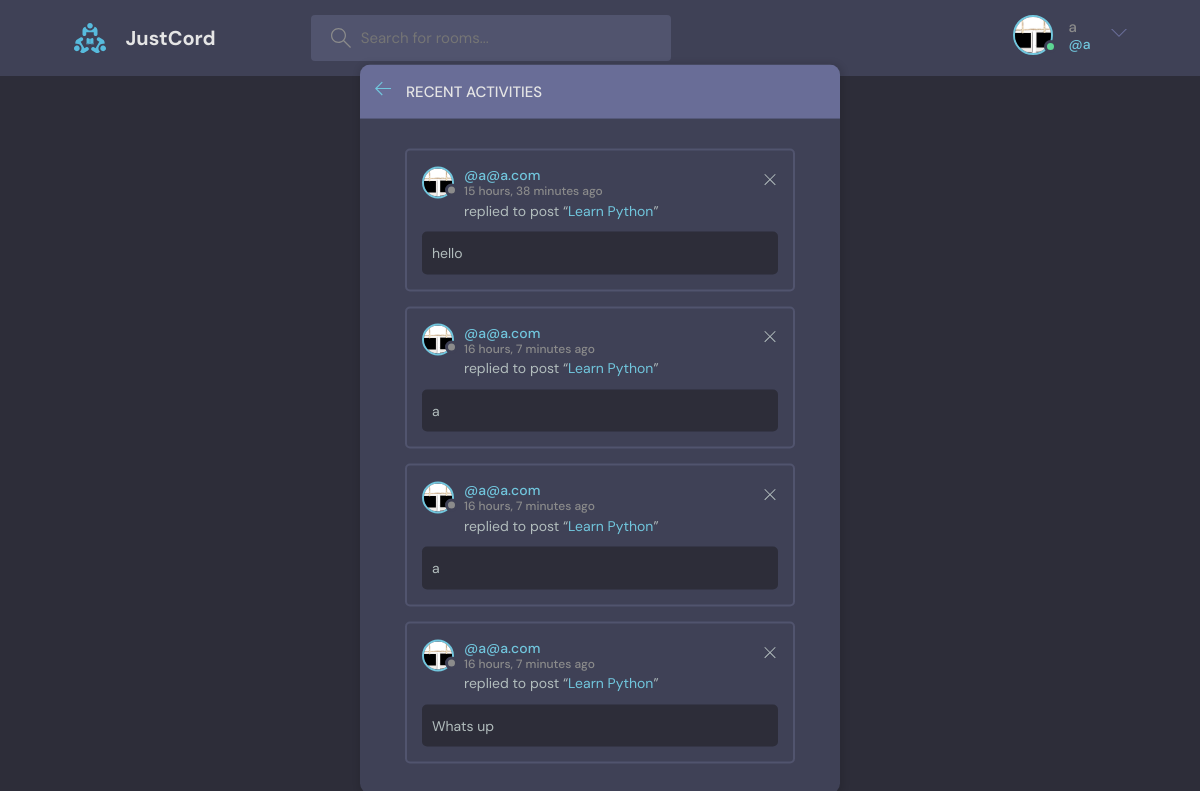
The app's page /activity (signed in) with its own data.
### base/models.py (models this page shows, shortened)
class User(AbstractUser):
    name = models.CharField(max_length=200, null=True)
    email = models.EmailField(unique=True, null=True)
    bio = models.TextField(null=True)
    avatar = models.ImageField(null=True, default='avatar.svg')
    USERNAME_FIELD = 'email'
    REQUIRED_FIELDS = []

class Message(models.Model):
    user = models.ForeignKey(User, on_delete=models.CASCADE)
    room = models.ForeignKey(Room, on_delete=models.CASCADE)
    body = models.TextField()
    updated = models.DateTimeField(auto_now=True)
    created = models.DateTimeField(auto_now_add=True)
    class Meta:
        ordering = ['-updated', '-created']

class Room(models.Model):
    host = models.ForeignKey(User, on_delete=models.SET_NULL, null=True)
    topic = models.ForeignKey(Topic, on_delete=models.SET_NULL, null=True)
    name = models.CharField(max_length=200)
    description = models.TextField(null=True, blank=True)
    participants = models.ManyToManyField(
        User, related_name='participants', blank=True)
    updated = models.DateTimeField(auto_now=True)
    created = models.DateTimeField(auto_now_add=True)
    class Meta:
        ordering = ['-updated', '-created']
    def __str__(self):
        return self.name

### base/views.py (the view)
# urls.py: path('activity', views.activity_page, name='activity'),
def activity_page(request):
    context = {}
    room_messages = Message.objects.all()
    context['room_messages'] = room_messages
    return render(request, 'base/activity.html', context)

### base/templates/base/activity.html
{% extends 'main.html' %}
{% block content %}
    <main class="layout">
      <div class="container">
        <div class="layout__box">
          <div class="layout__boxHeader">
            <div class="layout__boxTitle">
              <a href="{% url 'home' %}">
                <svg version="1.1" xmlns="http://www.w3.org/2000/svg" width="32" height="32" viewBox="0 0 32 32">
                  <title>arrow-left</title>
                  <path
                    d="M13.723 2.286l-13.723 13.714 13.719 13.714 1.616-1.611-10.96-10.96h27.625v-2.286h-27.625l10.965-10.965-1.616-1.607z"
                  ></path>
                </svg>
              </a>
              <h3>Recent Activities</h3>
            </div>
          </div>
          <div class="activities-page layout__body">
            {% for message in room_messages %}
            {% if request.user == message.user %}
                <div class="activities__box">
                    <div class="activities__boxHeader roomListRoom__header">
                        <a href="{% url 'user-profile' message.user.id %}" class="roomListRoom__author">
                        <div class="avatar avatar--small">
                            <img src="{{request.user.avatar.url}}" />
                        </div>
                        <p>
                            @{{message.user}}
                            <span>{{message.created|timesince}} ago</span>
                        </p>
                        </a>
                        {% if request.user == message.user %}
                            <div class="roomListRoom__actions">
                            <a href="{% url 'delete-message' message.id %}">
                                <svg version="1.1" xmlns="http://www.w3.org/2000/svg" width="32" height="32" viewBox="0 0 32 32">
                                <title>remove</title>
                                <path
                                    d="M27.314 6.019l-1.333-1.333-9.98 9.981-9.981-9.981-1.333 1.333 9.981 9.981-9.981 9.98 1.333 1.333 9.981-9.98 9.98 9.98 1.333-1.333-9.98-9.98 9.98-9.981z"
                                ></path>
                                </svg>
                            </a>
                            </div>
                        {% endif %}
                    </div>
                    <div class="activities__boxContent">
                        <p>replied to post “<a href="{% url 'room' message.room.id %}">{{message.room}}</a>”</p>
                        <div class="activities__boxRoomContent">
                            {{message.body}}
                        </div>
                    </div>
                </div>
                {% endif %}
            {% endfor %}
          </div>
        </div>
      </div>
    </main>
{% endblock %}

### templates/navbar.html (shortened to what this page needs)
{% load static %}
<header class="header header--loggedIn">
    <div class="container">
      <a href="{% url 'home' %}" class="header__logo">
        <img src="{% static 'images/logo.svg' %}" />
        <h1>JustCord</h1>
      </a>
      <form class="header__search" method="get" action="{% url 'home' %}">
        <label>
          <input name="q" placeholder="Search for rooms..." />
        </label>
      </form>
      <nav class="header__menu">
        {% if request.user.is_authenticated %}
        <div class="header__user">
          <a href="{% url 'user-profile' request.user.id %}">
            <div class="avatar avatar--medium active">
              <img src="{{request.user.avatar.url}}" />
            </div>
            <p>{{request.user.username}}  <span>@{{request.user.username}}</span></p>
          </a>
          <button class="dropdown-button">
            <svg version="1.1" xmlns="http://www.w3.org/2000/svg" width="32" height="32" viewBox="0 0 32 32">
              <title>chevron-down</title>
              <path d="M16 21l-13-13h-3l16 16 16-16h-3l-13 13z"></path>
            </svg>
          </button>
        </div>
        {% else %}
        <a href="{% url 'login' %}">
          <img src="{% static 'images/avatar.svg' %}" />
          <p>Login</p>
        </a>
        {% endif %}
      </nav>
    </div>
  </header>

### records on screen
User: user.avatar (picture), user.username "a"
Message: user.avatar (picture), user "a@a.com", created "15 hours, 38 minutes", room "Learn Python", body "hello"
Message: user.avatar (picture), user "a@a.com", created "16 hours, 7 minutes", room "Learn Python", body "a"
Message: user.avatar (picture), user "a@a.com", created "16 hours, 7 minutes", room "Learn Python", body "a"
Message: user.avatar (picture), user "a@a.com", created "16 hours, 7 minutes", room "Learn Python", body "Whats up"
